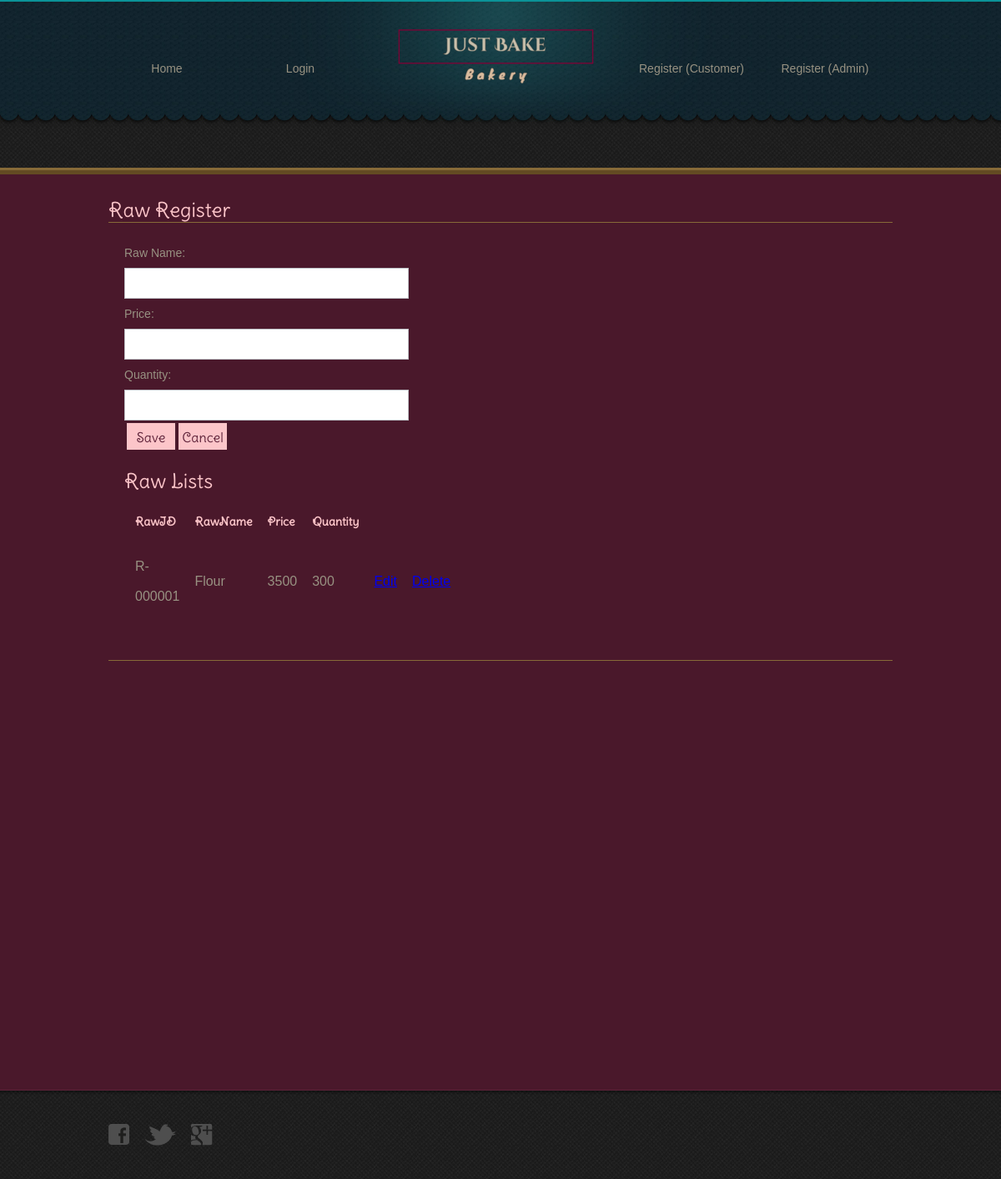
/raw.php, run on the app's committed database.
### tables this page shows
CREATE TABLE IF NOT EXISTS `raw` (
  `RawID` varchar(30) NOT NULL,
  `RawName` varchar(30) NOT NULL,
  `Price` int(11) NOT NULL,
  `Quantity` int(11) NOT NULL
);

### raw.php (the view, shortened to what this page needs)
<?php
include('header.php');
?>
<html>
<head>
</head>
<body>
<div id="body">
<div id="contact">
<h1>Raw Register</h1>
<form action="raw.php" method="post" enctype="multipart/form-data">
	<div class="information">
		<label for="name">Raw Name:</label>
		<input type="text" name="txtName" id="name" required>
		<label for="quantity">Price:</label>
		<input type="text" name="txtPrice" id="price" required>
		<label for="price">Quantity:</label>
		<input type="text" name="txtQty" id="qty" required>
		<table>
			<tr>
				<td><input type="submit" name="btnsave" id="send" value="Save"/></td>
				<td><input type="reset" name="btncancel" id="send" value="Cancel"/></td>
			</tr>
		</table>
		<br></br>
	<h1>Raw Lists</h1>
	<table>
		<tr>
			<td>
			<?php
			$select="SELECT * FROM raw ORDER BY RawID";
			$ret=mysql_query($select);
			$count=mysql_num_rows($ret);
			if($count==0)
			{
				echo "<h2>No Record Found</h2>";
			}
			else
			{
				echo "<table width=\"left\" cellpadding='8'>";
				echo "<tr>";
				echo "<th align=\"left\">RawID</th>";
				echo "<th align=\"left\">RawName</th>";
				echo "<th align=\"left\">Price</th>";
				echo "<th align=\"left\">Quantity</th>";
				echo "</tr>";
			for($p=0;$p<$count;$p++)
			{
				$row=mysql_fetch_array($ret);
				echo "<tr>";
				echo "<td>".$row['RawID']."</td>";
				echo "<td>".$row['RawName']."</td>";
				echo "<td>".$row['Price']."</td>";
				echo "<td>".$row['Quantity']."</td>";
				echo "<td><a href='raw.php?mode=edit&RawID=".$row['RawID']."'>Edit</arequired/></td>";
				echo "<td><a href='raw.php?mode=delete&RawID=".$row['RawID']."'>Delete</arequired/></td>";
				echo "</tr>";
			}
			echo"</table>";
			}
			?>
			</td>
		</tr>
	</table>
</form>
</div>
</div>
<?php
include('footer.php');
 ?>

### css/style.css (style rules this page uses)
body { background: url(../images/bg-body.jpg) repeat left top; font-family: Arial, Helvetica, sans-serif; font-size: 14px; line-height: 1; margin: 0; min-width: 960px; padding: 0; }
a { outline: none; }
#body { background: #4a182b; border-bottom: 1px solid #5f233a; min-height: 1050px; padding: 27px 0 20px; width: 100%; }
#body > div { margin: 0 auto; padding: 0; width: 960px; }
#body #contact { padding: 0 10px; width: 940px; }
#body #contact h1 { color: #fcc5c9; font-size: 24px; font-family: 'DeliusSwashCaps-Regular'; font-weight: normal; line-height: 30px; margin: 0; padding: 0; }
#body #contact form { border-bottom: 1px solid #876a38; border-top: 1px solid #876a38; margin: 0; overflow: hidden; padding: 18px 20px 30px 19px; }
#body #contact form div { float: left; margin: 0; padding: 0; width: 502px; }
#body #contact form div.information { margin: 0 58px 0 0; width: 341px; }
#body #contact form label { color: #989282; display: block; line-height: 36px; margin: 0; padding: 0; text-transform: capitalize; }
#body #contact form table { color: #989282; line-height: 36px; }
#body #contact form h1 { color: #fcc5c9; line-height: 36px; font-family: 'DeliusSwashCaps-Regular'; font-size: 24px; }
#body #contact form td { color: #989282; }
#body #contact form th { color: #fcc5c9; line-height: 36px; font-family: 'DeliusSwashCaps-Regular'; font-size: 14px; }
#body #contact form input { border: 1px solid #bfc2c7; color: #999; display: block; height: 35px; line-height: 35px; margin: 0; padding: 0; }
#body #contact form div.information input { font-size: 16px; font-family: 'DeliusSwashCaps-Regular'; font-weight: normal; padding: 0 5px; width: 329px; }
#body #contact form #send { background: url(../images/button.png) no-repeat 0 0; border: 0; height: 32px; margin: 0; padding: 0; width: 58px; color: #5f233a; background-color: #fcc5c9; font-family: 'DeliusSwashCaps-Regular'; }

### raw.php (style rules this page uses)
table { color: #989282; display: inline-block; font-family: Arial, Helvetica, sans-serif; font-size: 16px; }
th { color: #fcc5c9; font-family: 'DeliusSwashCaps-Regular'; font-size: 15px; }

### data on the page
raw: RawID "R-000001", RawName "Flour", Price "3500", Quantity "300"
